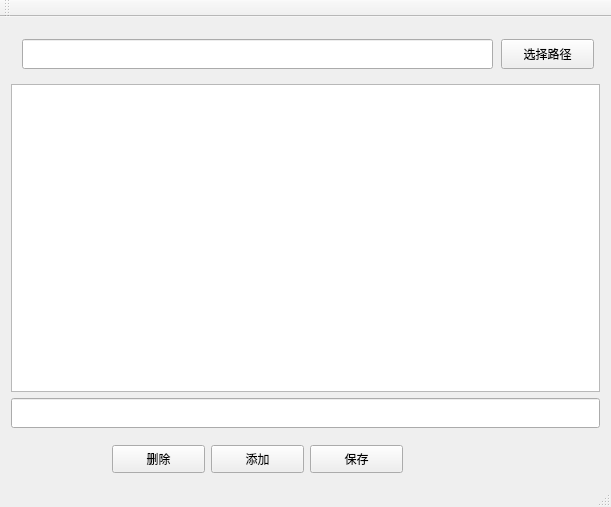
<?xml version="1.0" encoding="UTF-8"?>
<ui version="4.0">
 <class>Exercise6Class</class>
 <widget class="QMainWindow" name="Exercise6Class">
  <property name="geometry">
   <rect>
    <x>0</x>
    <y>0</y>
    <width>611</width>
    <height>507</height>
   </rect>
  </property>
  <property name="windowTitle">
   <string>Exercise6</string>
  </property>
  <widget class="QWidget" name="centralWidget">
   <layout class="QVBoxLayout" name="verticalLayout">
    <item>
     <widget class="QWidget" name="widget" native="true">
      <property name="minimumSize">
       <size>
        <width>0</width>
        <height>50</height>
       </size>
      </property>
      <widget class="QLineEdit" name="lineEdit">
       <property name="geometry">
        <rect>
         <x>11</x>
         <y>11</y>
         <width>471</width>
         <height>30</height>
        </rect>
       </property>
       <property name="minimumSize">
        <size>
         <width>0</width>
         <height>30</height>
        </size>
       </property>
      </widget>
      <widget class="QPushButton" name="chooseButton">
       <property name="geometry">
        <rect>
         <x>490</x>
         <y>11</y>
         <width>93</width>
         <height>30</height>
        </rect>
       </property>
       <property name="minimumSize">
        <size>
         <width>0</width>
         <height>30</height>
        </size>
       </property>
       <property name="text">
        <string>选择路径</string>
       </property>
      </widget>
     </widget>
    </item>
    <item>
     <widget class="QTreeView" name="treeView"/>
    </item>
    <item>
     <widget class="QLineEdit" name="lineEdit2">
      <property name="minimumSize">
       <size>
        <width>0</width>
        <height>30</height>
       </size>
      </property>
     </widget>
    </item>
    <item>
     <widget class="QWidget" name="widget_2" native="true">
      <property name="minimumSize">
       <size>
        <width>0</width>
        <height>40</height>
       </size>
      </property>
      <widget class="QPushButton" name="deleteButton">
       <property name="geometry">
        <rect>
         <x>101</x>
         <y>11</y>
         <width>93</width>
         <height>28</height>
        </rect>
       </property>
       <property name="text">
        <string>删除</string>
       </property>
      </widget>
      <widget class="QPushButton" name="addButton">
       <property name="geometry">
        <rect>
         <x>200</x>
         <y>11</y>
         <width>93</width>
         <height>28</height>
        </rect>
       </property>
       <property name="text">
        <string>添加</string>
       </property>
      </widget>
      <widget class="QPushButton" name="saveAsButton">
       <property name="geometry">
        <rect>
         <x>299</x>
         <y>11</y>
         <width>93</width>
         <height>28</height>
        </rect>
       </property>
       <property name="text">
        <string>保存</string>
       </property>
      </widget>
     </widget>
    </item>
   </layout>
  </widget>
  <widget class="QMenuBar" name="menuBar">
   <property name="geometry">
    <rect>
     <x>0</x>
     <y>0</y>
     <width>611</width>
     <height>26</height>
    </rect>
   </property>
  </widget>
  <widget class="QToolBar" name="mainToolBar">
   <attribute name="toolBarArea">
    <enum>TopToolBarArea</enum>
   </attribute>
   <attribute name="toolBarBreak">
    <bool>false</bool>
   </attribute>
  </widget>
  <widget class="QStatusBar" name="statusBar"/>
 </widget>
 <layoutdefault spacing="6" margin="11"/>
 <resources>
  <include location="Exercise6.qrc"/>
 </resources>
 <connections/>
</ui>
